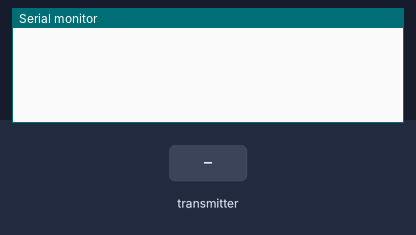
The sketch below on a simulated Arduino Uno, built with avr-gcc and run on an emulated ATmega328P. Shown: the last lines printed to the serial monitor. The test bench sets the inputs (shaded band). No radio packets arrive unless stated.

Above: at 1.2 s.
1.3 s: the transmitter starts sending gotByte = 0
At 2.1 s:
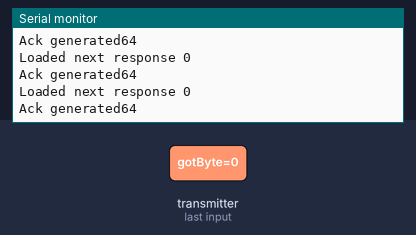
2.8 s: the transmitter starts sending gotByte = 128
At 3.5 s:
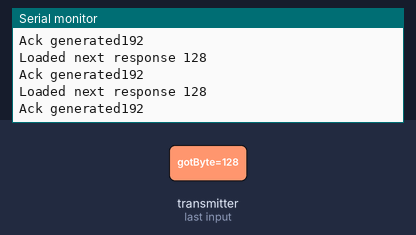
5.8 s: the transmitter starts sending gotByte = 255
At 6.6 s:
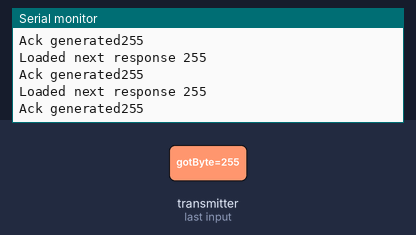
Timing chart, 0 to 8.8 s (numbered marks = the images above; inputs shaded):
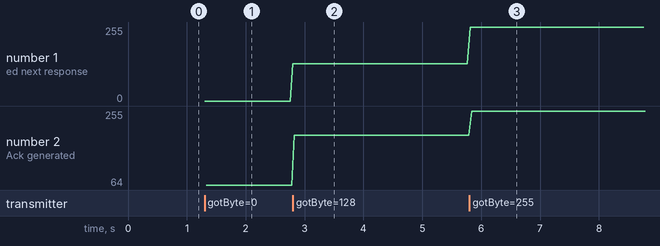

Measured:
- after the input at 1.3 s, the serial monitor: prints a new line at once (image 1)
- after the input at 2.8 s, the serial monitor: prints a new line at once (image 2)
- after the input at 5.8 s, the serial monitor: prints a new line at once (image 3)
- plotted number 1: 0 → 128 after the input at 2.8 s, 128 → 255 after the input at 5.8 s
- plotted number 2: 64 → 192 after the input at 2.8 s, 192 → 255 after the input at 5.8 s

The sketch:

rx.ino
```cpp
/**
    Reciever code
*/

#include <SPI.h>
#include "RF24.h"

/* Hardware configuration: Set up nRF24L01 radio on SPI bus plus pins 7 & 8 */
RF24 radio(9, 10);
// This is the address used to send/receive
const byte addresses[][6] = {"00001", "00010"};
const int RELAY = 2;
void setup() {
  Serial.println(F("Reciever session starts here"));
  Serial.begin(9600);

  radio.begin();

  radio.enableAckPayload();                     // Allow optional ack payloads
  radio.enableDynamicPayloads();                // Ack payloads are dynamic payloads

  radio.openWritingPipe(addresses[0]);        // Both radios listen on the same pipes by default, but opposite addresses
  radio.openReadingPipe(1, addresses[1]);     // Open a reading pipe on address 0, pipe 1

  // Power setting. Due to likelihood of close proximity of the devices, set as RF24_PA_MIN (RF24_PA_MAX is default)
  radio.setPALevel(RF24_PA_MAX); // RF24_PA_MIN, RF24_PA_LOW, RF24_PA_HIGH, RF24_PA_MAX

  // Slower data rate for better range
  radio.setDataRate(RF24_1MBPS); // RF24_250KBPS, RF24_1MBPS, RF24_2MBPS

  // Number of retries and set tx/rx address
  radio.setRetries(15, 15);
}

void loop() {
  radio.startListening();
  byte pipeNo, gotByte;                          // Declare variables for the pipe and the byte received
  while ( radio.available(&pipeNo)) {            // Read all available payloads
    radio.read( &gotByte, sizeof( gotByte) );
    // Since this is a call-response. Respond directly with an ack payload.
    byte ack;
    if (checkDataIsValid(gotByte)) {
      doOperation(gotByte);
      ack  = generateAck(gotByte);
    } else {
      ack  = generateFailAck(gotByte);
    }
    // Ack payloads are much more efficient than switching to transmit mode to respond to a call
    radio.writeAckPayload(pipeNo, &ack, sizeof( ack) ); // This can be commented out to send empty payloads.

    Serial.print(F("Loaded next response "));
    Serial.println(gotByte);
    Serial.print(F("Ack generated"));
    Serial.println(ack);
  }
}

void doOperation(byte data) {
  if (data == 1) {
    digitalWrite(RELAY, LOW);
  } else if (data == 2) {
    digitalWrite(RELAY, HIGH);
  }
}

bool checkDataIsValid(byte data) {
  return (data == 1 || data == 2);
}

byte generateAck(byte data) {
  return (data | 0x80);
}

byte generateFailAck(byte data) {
  return (data | 0x40);
}
```
